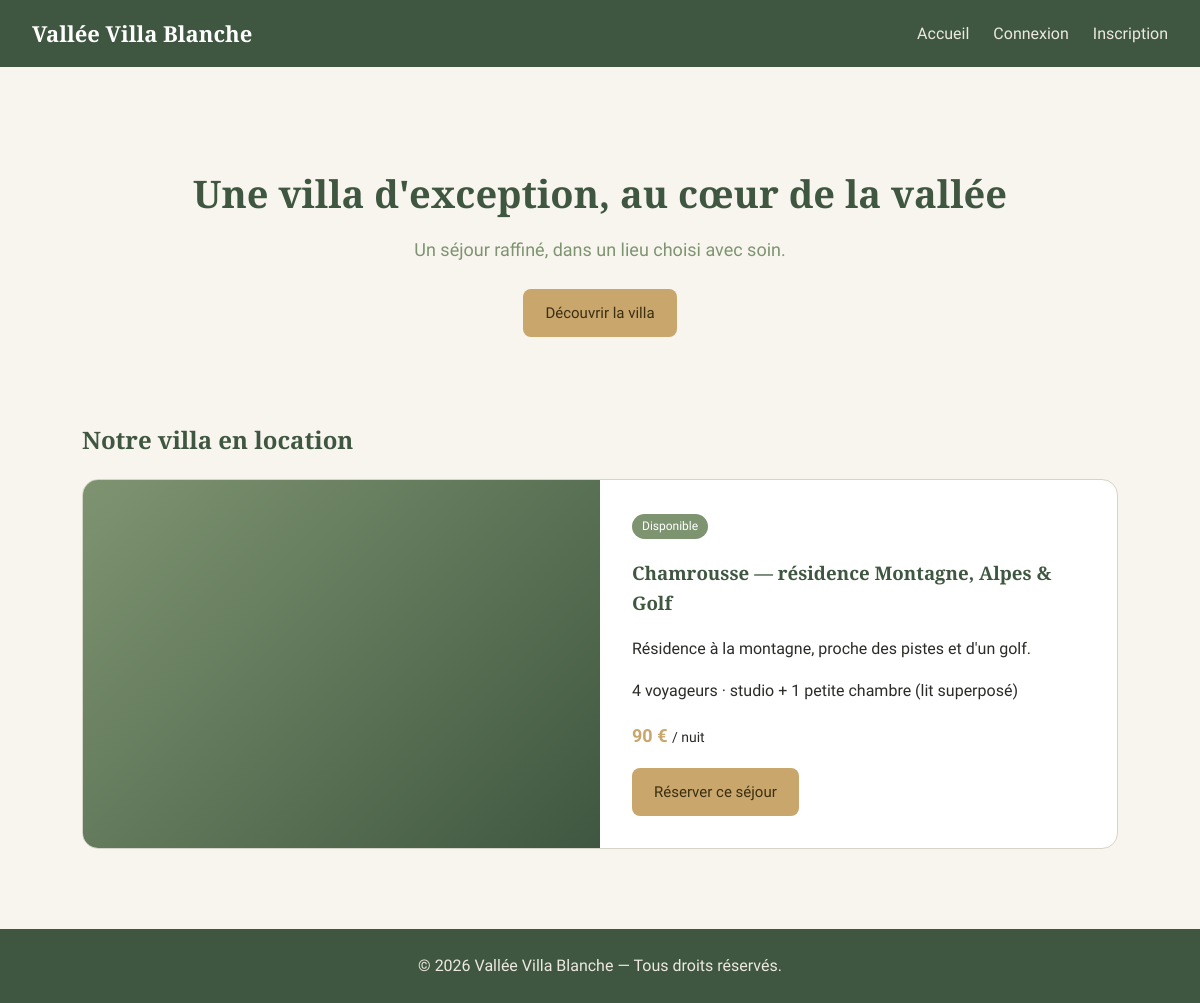
The page / on the database its author committed.
### tables this page shows
CREATE TABLE villas (
  id            INT AUTO_INCREMENT PRIMARY KEY,
  nom           VARCHAR(150) NOT NULL,
  description   TEXT,
  localisation  VARCHAR(120),
  capacite      INT,
  couchage      VARCHAR(255),
  prix_nuit     DECIMAL(8,2),
  image         VARCHAR(255),
  statut        ENUM('publie','prive') NOT NULL DEFAULT 'prive',
  date_creation DATETIME DEFAULT CURRENT_TIMESTAMP
);

### index.php (the view, shortened to what this page needs)
<!DOCTYPE html>
<html lang="fr">
<head>
  <link rel="stylesheet" href="css/style.css">
</head>
<body>
<?php
require "includes/db.php";
$req = $pdo->prepare("SELECT * FROM villas WHERE statut = 'publie' LIMIT 1");
$req->execute();
$villa = $req->fetch();
include "includes/header.php";
?>
  <main>
    <section class="hero">
      <h1>Une villa d'exception, au cœur de la vallée</h1>
      <p>Un séjour raffiné, dans un lieu choisi avec soin.</p>
      <a href="#villa" class="btn">Découvrir la villa</a>
    </section>
    <?php if ($villa): ?>
    <h2 id="villa">Notre villa en location</h2>
    <article class="vedette">
      <div class="photo"></div>
      <div class="infos">
        <span class="badge">Disponible</span>
        <h3><?= htmlspecialchars($villa['nom']) ?></h3>
        <p><?= htmlspecialchars($villa['description']) ?></p>
        <p class="meta"><?= (int) $villa['capacite'] ?> voyageurs · <?= htmlspecialchars($villa['couchage']) ?></p>
        <p class="prix"><?= number_format($villa['prix_nuit'], 0, ',', ' ') ?> € <span style="font-weight:400;font-size:14px;color:var(--anthracite)">/ nuit</span></p>
        <a href="reservation.php" class="btn">Réserver ce séjour</a>
      </div>
    </article>
    <?php else: ?>
    <p>Aucune villa n'est disponible à la location pour le moment.</p>
    <?php endif; ?>
  </main>
<?php include "includes/footer.php"; ?>
</body>
</html>

### css/style.css (style rules this page uses)
:root { --blanc-villa: #f8f5ef; --blanc-pur: #ffffff; --vert-vallee: #3f5740; --vert-sauge: #7e9471; --or-sable: #c9a66b; --anthracite: #2b2b28; --gris-lin: #d8d3c8; --serif: "Cormorant Garamond", Georgia, serif; --sans: "Work Sans", system-ui, sans-serif; }
* { box-sizing: border-box; }
html, body { height: 100%; }
body { margin: 0; font-family: var(--sans); background: var(--blanc-villa); color: var(--anthracite); line-height: 1.6; display: flex; flex-direction: column; min-height: 100vh; }
h1, h2, h3 { font-family: var(--serif); color: var(--vert-vallee); }
a { color: var(--vert-vallee); }
main { max-width: 1100px; margin: 0 auto; padding: 32px; flex: 1; }
.btn { background: var(--or-sable); color: #3a2f12; border: 0; padding: 12px 22px; border-radius: 8px; font-size: 15px; font-weight: 500; cursor: pointer; text-decoration: none; display: inline-block; transition: filter 0.2s; }
.hero { text-align: center; padding: 64px 24px; }
.hero h1 { font-size: 38px; margin: 0 0 12px; }
.hero p { font-size: 18px; color: var(--vert-sauge); margin: 0 0 24px; }
.vedette { display: grid; grid-template-columns: 1fr 1fr; gap: 0; background: var(--blanc-pur); border: 1px solid var(--gris-lin); border-radius: 16px; overflow: hidden; margin-top: 8px; }
.vedette .photo { min-height: 300px; background: linear-gradient(135deg, var(--vert-sauge), var(--vert-vallee)); }
.vedette .infos { padding: 32px; }
.badge { display: inline-block; font-size: 12px; padding: 3px 10px; border-radius: 20px; background: var(--vert-sauge); color: #fff; }
.prix { color: var(--or-sable); font-weight: 600; font-size: 18px; }

### rows shown on the page
villas: nom "Chamrousse — résidence Montagne, Alpes & Golf", description "Résidence à la montagne, proche des pistes et d'un golf.", capacite "4", couchage "studio + 1 petite chambre (lit superposé)", prix_nuit "90"
